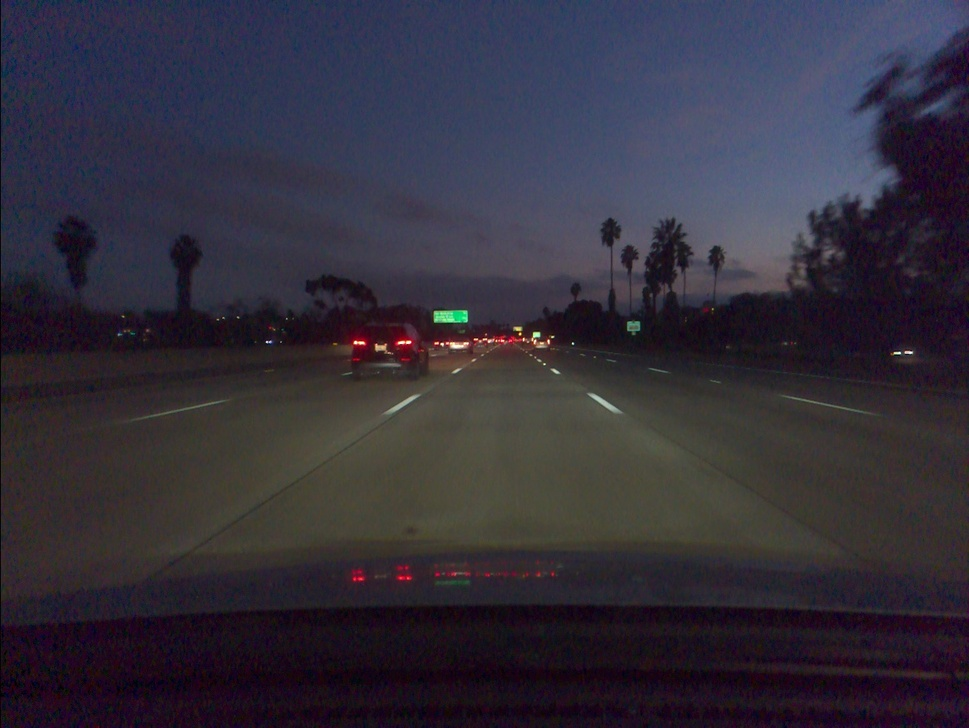
#> input picture frame_0000.jpg, 969 x 728 px, shrunk from 1164 x 874 before the run
$ python contrast_test.py frame_0000.jpg
#> lines starting #> are read from the running program, lines starting #| are printed output that depends on the picture
from __future__ import print_function
from builtins import input
import cv2 as cv
import numpy as np
import argparse
from tqdm import tqdm
# Initialize values

# Do the operation new_image(i,j) = alpha*image(i,j) + beta
# Instead of these 'for' loops we could have used simply:
# new_image = cv.convertScaleAbs(image, alpha=alpha, beta=beta)
# but we wanted to show you how to access the pixels :)

def increaseContrast(image):

    new_image = np.zeros(image.shape, image.dtype)

    alpha = 2.0 # Simple contrast control
    beta = 0 # Simple brightness control

    for y in tqdm(range(image.shape[0])):
        for x in range(image.shape[1]):
            #for c in range(image.shape[2]):
            new_image[y,x] = np.clip(alpha*image[y,x] + beta, 0, 255)

    return new_image


if __name__ == "__main__":
    # Read image given by user
    parser = argparse.ArgumentParser(description='Process an image using OpenCV.')
    parser.add_argument('image_path', type=str, help='Path to the input image file')
    args = parser.parse_args()

    # Read the image path from the command-line argument
    image_path = args.image_path

    # Read the image
    image = cv.imread(image_path)
#> image is the input picture: shape (728, 969, 3); mean B, G, R 59.3, 47.2, 51.3
    image = cv.cvtColor(image, cv.COLOR_BGR2GRAY)
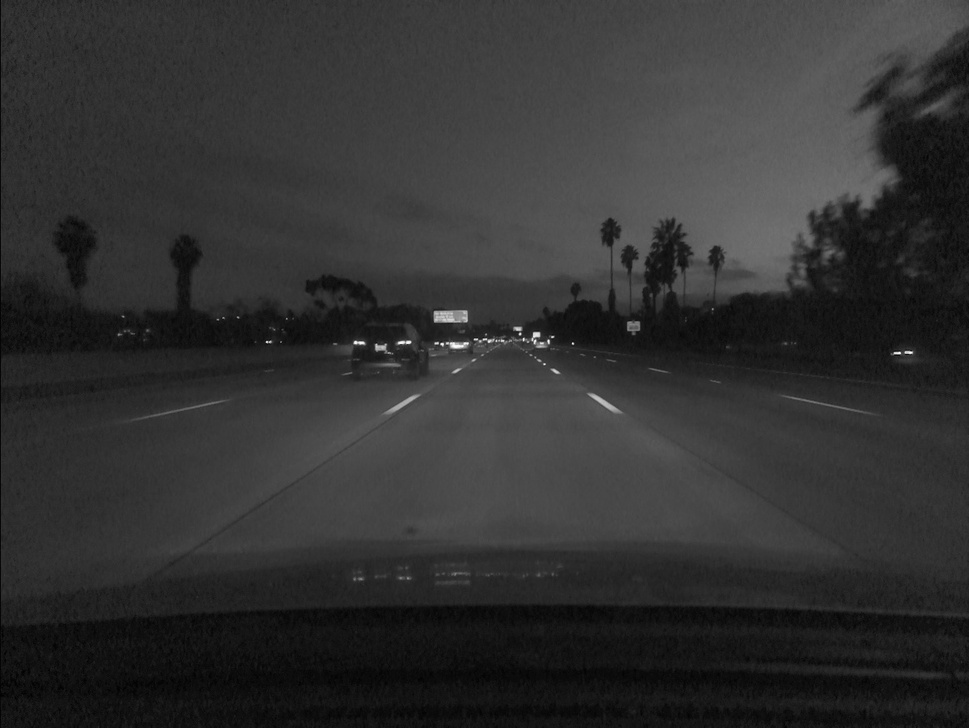
#> image: shape (728, 969); min 1, max 254, mean 49.8

    print(image.shape)
#| (728, 969)


    if image is None:
        print('Could not open or find the image: ', args.input)
        exit(0)

    cv.imshow('Original Image', image)

    new_image = increaseContrast(image)
#> after the loop in increaseContrast, `for y in tqdm(range(image.shape[0])):`:
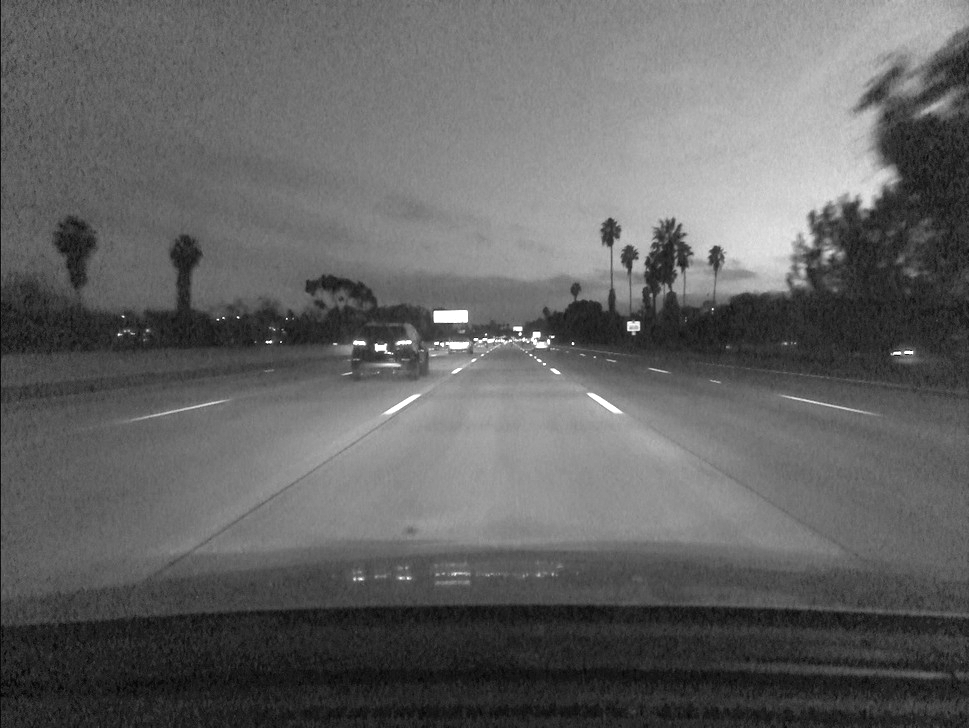
#> new_image: shape (728, 969); min 2, max 255, mean 99.4
    cv.imshow('New Image', new_image)
    # Wait until user press some key
    cv.waitKey()
